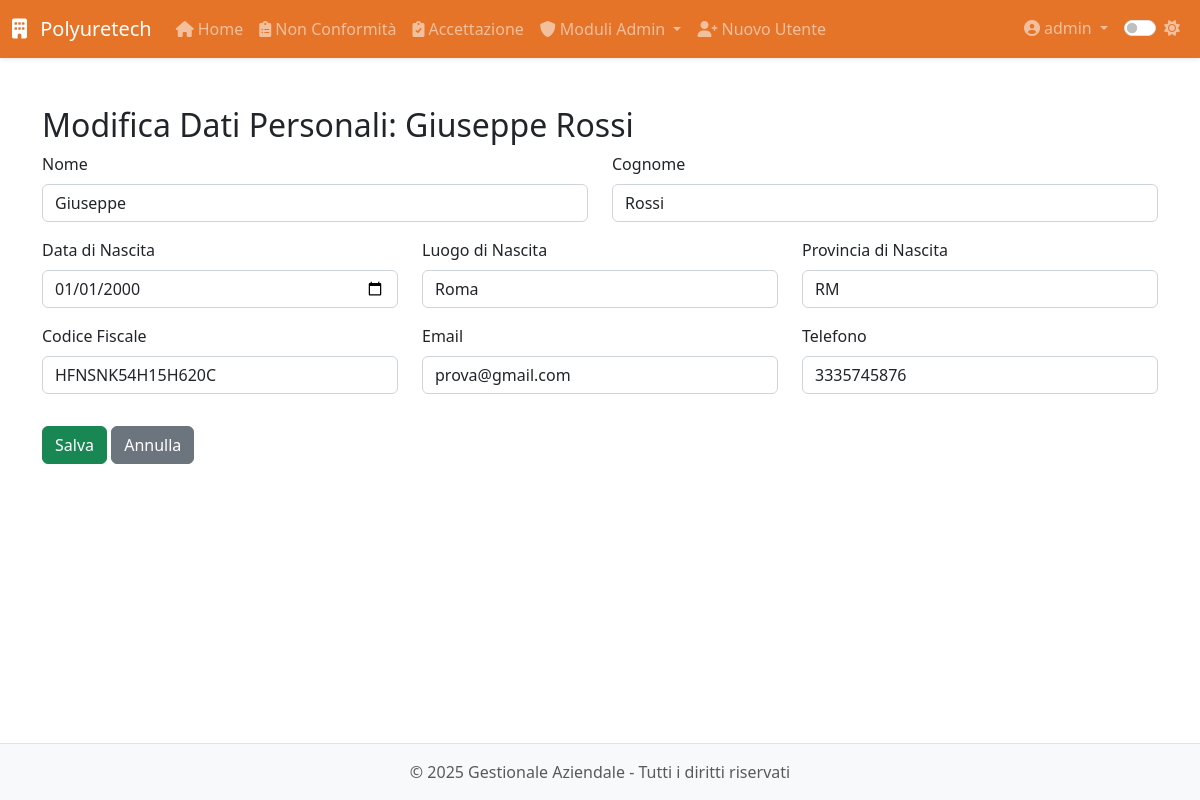
Page /modulo8/dipendenti/1/modifica_personali (signed in) on the committed database.
### app/models.py (models this page shows, shortened)
class User(UserMixin, db.Model):
    __tablename__ = 'users'
    id = db.Column(db.Integer, primary_key=True)
    username = db.Column(db.String(64), unique=True, nullable=False, index=True)
    email = db.Column(db.String(120), unique=True, nullable=False, index=True)
    password_hash = db.Column(db.String(128), nullable=False)
    role = db.Column(db.String(20), default='operatore')  # 'operatore' o 'admin'
    created_at = db.Column(db.DateTime, default=datetime.utcnow)
    last_login = db.Column(db.DateTime)
    is_active = db.Column(db.Boolean, default=True)
    is_admin = db.Column(db.Boolean, default=False)
    modules = db.Column(db.String(255), default='')  # Lista di moduli accessibili separati da virgola
    modulo1_entries = db.relationship('Modulo1Entry',
                               backref='author',
                               lazy='dynamic',
                               foreign_keys='Modulo1Entry.user_id')
    modulo5_entries = db.relationship('Modulo5Entry',
                               backref='author',
                               lazy='dynamic',
                               foreign_keys='Modulo5Entry.user_id')
    def is_admin(self):
        return self.role == 'admin'

class Dipendente(db.Model):
    __tablename__ = 'dipendente'
    id = db.Column(db.Integer, primary_key=True)
    nome = db.Column(db.String(100), nullable=False)
    cognome = db.Column(db.String(100), nullable=False)
    data_nascita = db.Column(db.Date, nullable=False)
    luogo_nascita = db.Column(db.String(100), nullable=False)
    provincia_nascita = db.Column(db.String(2), nullable=False)
    codice_fiscale = db.Column(db.String(16))
    email = db.Column(db.String(120))
    telefono = db.Column(db.String(20))
    matricola = db.Column(db.String(20), unique=True)
    reparto = db.Column(db.String(100))
    ruolo = db.Column(db.String(100))
    data_assunzione_somministrazione = db.Column(db.Date)
    agenzia_somministrazione = db.Column(db.String(100))
    data_assunzione_indeterminato = db.Column(db.Date)
    legge_104 = db.Column(db.Boolean, default=False)
    donatore_avis = db.Column(db.Boolean, default=False)
    indirizzo_residenza = db.Column(db.String(200))
    citta_residenza = db.Column(db.String(100))
    provincia_residenza = db.Column(db.String(2))
    cap_residenza = db.Column(db.String(5))
    data_cessazione = db.Column(db.Date)
    note = db.Column(db.Text)
    archiviato = db.Column(db.Boolean, default=False)
    created_by_id = db.Column(db.Integer, db.ForeignKey('users.id'))
    created_by = db.relationship('User', backref='dipendenti_creati')
    competenze = db.relationship('Competenza',
                               secondary='dipendente_competenza',
                               backref=db.backref('dipendenti', lazy='dynamic'))
    competenze_associate = db.relationship('DipendenteCompetenza',
                                         back_populates='dipendente',
                                         overlaps="competenze,dipendenti")
    vestiario = db.relationship('Inventory',
                              secondary='prelievi_vestiario',
                              backref='dipendenti')
    performance = db.relationship('Performance', back_populates='dipendente', cascade='all, delete-orphan')
    partecipazioni_corsi = db.relationship('PartecipazioneCorso', backref='dipendente', lazy=True)
    corsi_sicurezza = db.relationship('CorsoSicurezza', secondary='dipendente_corso_sicurezza',
                                    backref=db.backref('dipendenti', lazy=True))

### app/routes/modulo8.py (the view)
@modulo8.route('/dipendenti/<int:id>/modifica_personali', methods=['GET', 'POST'])
@login_required
@admin_required
def modifica_personali(id):
    dip = Dipendente.query.get_or_404(id)
    form = DipendenteStep1Form(obj=dip)
    if form.validate_on_submit():
        form.populate_obj(dip)
        db.session.commit()
        flash('Dati personali aggiornati', 'success')
        return redirect(url_for('modulo8.profilo_dipendente', id=dip.id))
    return render_template('modulo8/dipendenti/modifica_personali.html', form=form, dip=dip)

### app/forms.py
class DipendenteStep1Form(FlaskForm):
    nome = StringField('Nome', validators=[DataRequired()])
    cognome = StringField('Cognome', validators=[DataRequired()])
    data_nascita = DateField('Data di Nascita', validators=[DataRequired()])
    luogo_nascita = StringField('Luogo di Nascita', validators=[DataRequired()])
    provincia_nascita = StringField('Provincia di Nascita', validators=[DataRequired()])
    codice_fiscale = StringField('Codice Fiscale', validators=[DataRequired()])
    email = StringField('Email', validators=[Optional()])
    telefono = StringField('Telefono', validators=[Optional()])
    next_step = SubmitField('Avanti')

### app/models.py (called while the page is built)
@login_manager.user_loader
def load_user(id):
    return User.query.get(int(id))

### app/utils.py (called while the page is built)
def admin_required(f):
    @wraps(f)
    def decorated_function(*args, **kwargs):
        if not current_user.is_admin:
            abort(403)
        return f(*args, **kwargs)
    return decorated_function

### app/templates/modulo8/dipendenti/modifica_personali.html (shortened to what this page needs)
{% extends 'base.html' %}
{% block content %}
<div class="module-view">
    <h2>Modifica Dati Personali: {{ dip.nome }} {{ dip.cognome }}</h2>
    <form method="POST">
        <div class="row">
            <div class="col-md-6 mb-3">
                {{ form.nome.label(class="form-label") }}
                {{ form.nome(class="form-control") }}
            </div>
            <div class="col-md-6 mb-3">
                {{ form.cognome.label(class="form-label") }}
                {{ form.cognome(class="form-control") }}
            </div>
        </div>
        <div class="row">
            <div class="col-md-4 mb-3">
                {{ form.data_nascita.label(class="form-label") }}
                {{ form.data_nascita(class="form-control", type="date") }}
            </div>
            <div class="col-md-4 mb-3">
                {{ form.luogo_nascita.label(class="form-label") }}
                {{ form.luogo_nascita(class="form-control") }}
            </div>
            <div class="col-md-4 mb-3">
                {{ form.provincia_nascita.label(class="form-label") }}
                {{ form.provincia_nascita(class="form-control") }}
            </div>
        </div>
        <div class="row">
            <div class="col-md-4 mb-3">
                {{ form.codice_fiscale.label(class="form-label") }}
                {{ form.codice_fiscale(class="form-control") }}
            </div>
            <div class="col-md-4 mb-3">
                {{ form.email.label(class="form-label") }}
                {{ form.email(class="form-control") }}
            </div>
            <div class="col-md-4 mb-3">
                {{ form.telefono.label(class="form-label") }}
                {{ form.telefono(class="form-control") }}
            </div>
        </div>
        <button type="submit" class="btn btn-success mt-3">Salva</button>
        <a href="{{ url_for('modulo8.profilo_dipendente', id=dip.id) }}" class="btn btn-secondary mt-3">Annulla</a>
    </form>
</div>
{% endblock %}

### app/templates/base.html (shortened to what this page needs)
<!DOCTYPE html>
<html lang="it">
<head>
    <link href="https://cdn.jsdelivr.net/npm/bootstrap@5.3.0-alpha1/dist/css/bootstrap.min.css" rel="stylesheet">
    <link rel="stylesheet" href="https://cdnjs.cloudflare.com/ajax/libs/font-awesome/6.0.0/css/all.min.css">
    <link id="theme-style" rel="stylesheet" href="{{ url_for('static', filename='css/theme-' + theme + '.css') }}">
    <link rel="stylesheet" href="{{ url_for('static', filename='css/style.css') }}">
    <link rel="stylesheet" href="{{ url_for('static', filename='css/modulo8.css') }}">
</head>
<body>
    <header class="navbar navbar-expand-lg navbar-dark bg-primary sticky-top shadow-sm">
        <div class="container-fluid">
            <a class="navbar-brand" href="{{ url_for('dashboard.index') }}">
                <i class="fas fa-building me-2"></i> Polyuretech
            </a>
            <div class="collapse navbar-collapse" id="navbarMain">
                {% if current_user.is_authenticated %}
                <ul class="navbar-nav me-auto">
                    <li class="nav-item">
                        <a class="nav-link" href="{{ url_for('dashboard.index') }}">
                            <i class="fas fa-home me-1"></i>Home
                        </a>
                    </li>
                    <li class="nav-item">
                        <a class="nav-link" href="{{ url_for('modulo1.index') }}">
                            <i class="fas fa-clipboard-list me-1"></i>Non Conformità
                        </a>
                    </li>
                    <li class="nav-item">
                        <a class="nav-link" href="{{ url_for('modulo5.index') }}">
                            <i class="fas fa-clipboard-check me-1"></i>Accettazione
                        </a>
                    </li>
                    {% if current_user.is_admin() %}
                    <li class="nav-item dropdown">
                        <a class="nav-link dropdown-toggle" href="#" id="adminModulesDropdown" data-bs-toggle="dropdown">
                            <i class="fas fa-shield-alt me-1"></i>Moduli Admin
                        </a>
                    </li>
                    <li class="nav-item">
                        <a class="nav-link" href="{{ url_for('auth.register') }}">
                            <i class="fas fa-user-plus me-1"></i>Nuovo Utente
                        </a>
                    </li>
                    {% endif %}
                </ul>
                <ul class="navbar-nav ms-auto">
                    <li class="nav-item dropdown">
                        <a class="nav-link dropdown-toggle" href="#" id="userDropdown" data-bs-toggle="dropdown">
                            <i class="fas fa-user-circle me-1"></i>{{ current_user.username }}
                        </a>
                    </li>
                    <li class="nav-item">
                        <div class="nav-link">
                            <div class="form-check form-switch">
                                <input class="form-check-input" type="checkbox" id="darkModeToggle" {% if theme == 'dark' %}checked{% endif %}>
                                <label class="form-check-label" for="darkModeToggle">
                                    <i id="theme-icon" class="fas {% if theme == 'dark' %}fa-moon{% else %}fa-sun{% endif %}"></i>
                                </label>
                            </div>
                        </div>
                    </li>
                </ul>
                {% endif %}
            </div>
        </div>
    </header>
    <main class="container py-4">
        {% block content %}{% endblock %}
    </main>
    <footer class="footer mt-auto py-3 bg-light">
        <div class="container text-center">
            <span class="text-muted">&copy; {{ current_year }} {{ app_name }} - Tutti i diritti riservati</span>
        </div>
    </footer>
</body>
</html>

### app/static/css/theme-light.css (style rules this page uses)
:root { --primary-color: #e05a00d7; --secondary-color: #6c757d; --bg-color: #ffffff; --text-color: #212529; --border-color: #dee2e6; --hover-bg: #f8f9fa; --card-bg: #ffffff; --card-border: #e9ecef; --input-bg: #ffffff; --input-border: #ced4da; --footer-bg: #f8f9fa; --footer-text: #6c757d; --bs-primary-rgb: 0, 0, 0; --bs-success-rgb: 1, 150, 20; --bs-info-rgb: 0, 0, 255; --bs-purple-rgb: 128, 0, 128; --bs-orange-rgb: 255, 165, 0; --bs-teal-rgb: 180, 180, 180; --bs-warning-rgb: 255, 255, 0; --bs-danger-rgb: 255, 0, 0; --bs-btn-bg: #ffffff; }
body { background-color: var(--bg-color); color: var(--text-color); transition: all 0.3s ease; }
.navbar-dark { background-color: var(--primary-color) !important; }
.form-control { background-color: var(--input-bg); border-color: var(--input-border); color: var(--text-color); }
.footer { background-color: var(--footer-bg) !important; color: var(--footer-text); border-top: 1px solid var(--border-color); }

### app/static/css/style.css (style rules this page uses)
body { display: flex; flex-direction: column; min-height: 100vh; }
main { flex: 1; }

### rows in the picture
User: username "admin"
Dipendente: nome "Giuseppe", cognome "Rossi", data_nascita "01/01/2000", luogo_nascita "Roma", provincia_nascita "RM", codice_fiscale "HFNSNK54H15H620C", email "prova@gmail.com", telefono "3335745876"

### other values in the picture
{{ app_name }} "Gestionale Aziendale"
